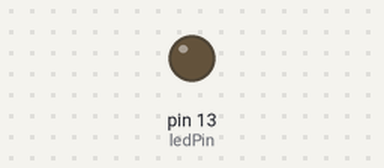
This sketch was run on a simulated Arduino Uno, built with avr-gcc and run on an emulated ATmega328P. Parts: output pins drawn as LEDs (lit = HIGH).

Above: at 1.6 s.
At 15.2 s:
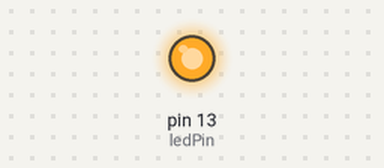
Timing chart, 0 to 15.6 s (numbered marks = the images above):
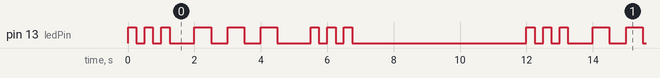

Measured:
- by itself, pin 13 (ledPin): repeats every 12.0 s: 2 × (LOW 0.25 s, HIGH 0.25 s), LOW 0.75 s, 2 × (HIGH 0.50 s, LOW 0.50 s), HIGH 0.50 s, LOW 1.0 s, 2 × (HIGH 0.25 s, LOW 0.25 s), HIGH 0.25 s, LOW 5.3 s, HIGH 0.25 s
- by itself, everything shown: repeats every 12.0 s, in 18 steps

The sketch:

my_first_arduino.ino
```cpp
int ledPin = 13;

void setup() {
  pinMode(ledPin, OUTPUT);
}

void loop() {

  for (int i = 0; i < 3; i ++){
    digitalWrite(ledPin, HIGH);
    delay(250);
    digitalWrite(ledPin, LOW);
    delay(250);
  }

  delay(500);

  for (int i = 0; i < 3; i++){
    digitalWrite(ledPin, HIGH);
    delay(500);
    digitalWrite(ledPin, LOW);
    delay(500);
  }

  delay(500);

  for (int i = 0; i < 3; i ++){
    digitalWrite(ledPin, HIGH);
    delay(250);
    digitalWrite(ledPin, LOW);
    delay(250);
  }

  delay(5000);
}
```
